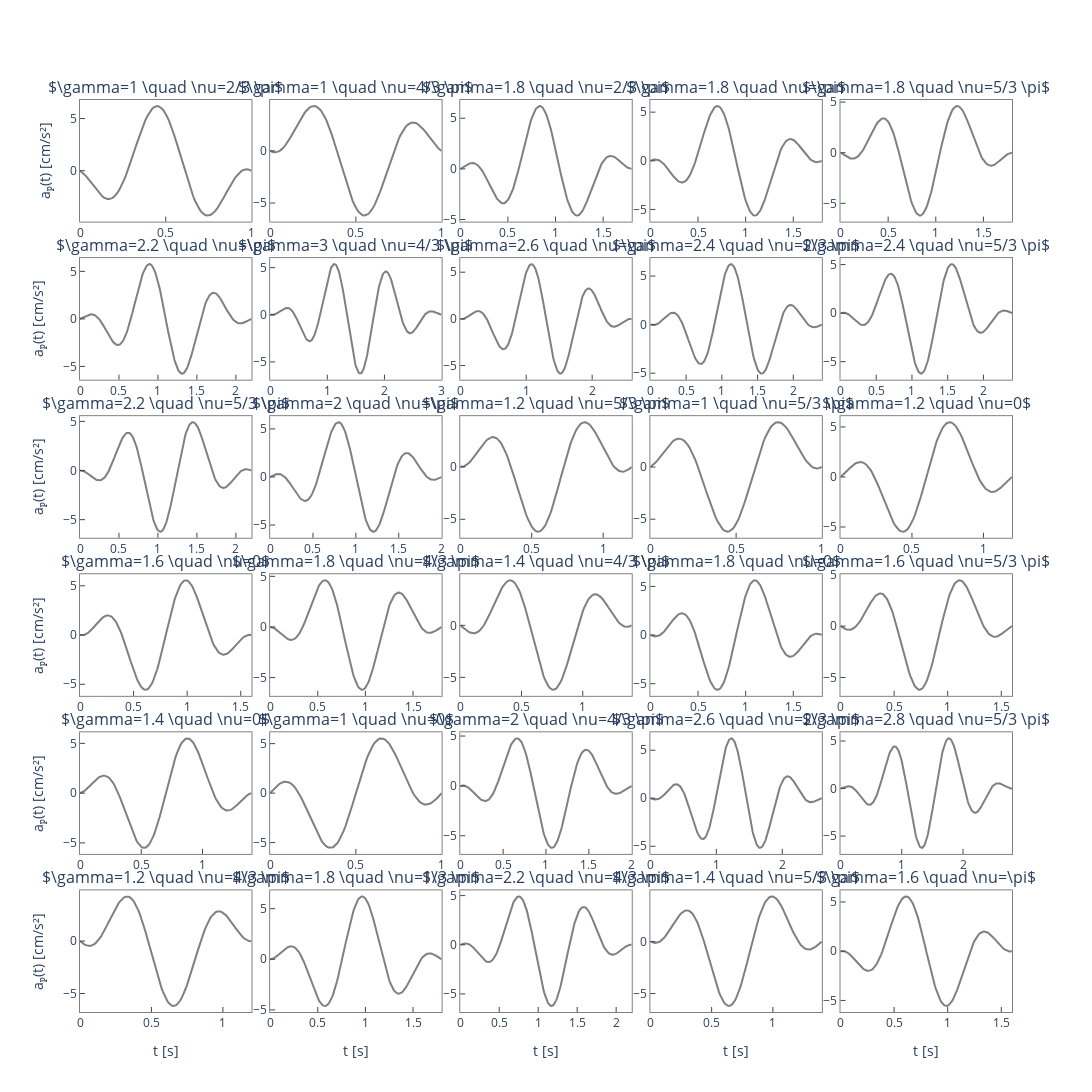

Write notebook code for a chart like this one.
### Code cell
import plotly.graph_objects as go
from plotly.subplots import make_subplots

# Create subplot figure with 2x2 grid
nrows = 6
ncols = 5
num = nrows * ncols
random_indices = random.sample(range(len(results)), num)
subresults = [results[i] for i in random_indices]

titles = [s.name for s in subresults]
fig = make_subplots(rows=nrows, cols=ncols, vertical_spacing=0.04, horizontal_spacing=0.02, subplot_titles=titles)

# Add traces for each randomly selected series
ix = 0
for rix, row in enumerate(range(nrows), 1):
    for cix, col in enumerate(range(ncols), 1):
        series = subresults[ix]
        fig.add_trace(
            go.Scatter(
                x=series.index,
                y=series.values,
                name=series.name,
                mode='lines',
                line=dict(color='gray')
            ),
            row=rix,
            col=cix
        )
        
        fig.update_xaxes(
            showgrid=False,
            ticks='inside',
            showline=True,
            linewidth=1,
            mirror=True,
            linecolor='gray',
            zerolinewidth=0.,
            row=rix,
            col=cix
        )

        fig.update_yaxes(
            showgrid=False,
            ticks='inside',
            showline=True,
            linewidth=1,
            mirror=True,
            linecolor='gray',
            zerolinewidth=0.,
            row=rix,
            col=cix
        )

        fig.update_layout(plot_bgcolor='rgba(0,0,0,0)')
        if rix == nrows:
            fig.update_xaxes(title_text='t [s]', row=rix, col=cix)
            fig.update_annotations(font=dict(size=12), row=rix, col=cix)
        if cix == 1:
            fig.update_yaxes(title_text='aₚ(t) [cm/s²]', row=rix, col=cix)

        ix += 1

pxs = 1440
fig.update_layout(
    width=pxs,
    height=nrows/ncols*pxs,
    showlegend=False
)
fig.write_image(FIGURES_DIR / 'pulse-params-2.pdf', engine='kaleido')
fig.show()

### Figure 1 — Plotly figure (JSON) as saved in the notebook; plotly's stock layout.template omitted (floating-point values rounded to 4 significant figures; data arrays with more than 128 entries replaced by an {"elided": "..."} marker saying what was removed)
{"data": [{"line": {"color": "gray"}, "mode": "lines", "name": "$\\gamma=1 \\quad \\nu=2/3 \\pi$", "type": "scatter", "x": [0.0, 0.01, 0.02, 0.03, 0.04, 0.05, 0.06, 0.07, 0.08, 0.09, 0.1, 0.11, 0.12, 0.13, 0.14, 0.15, 0.16, 0.17, 0.18, 0.19, 0.2, 0.21, 0.22, 0.23, 0.24, 0.25, 0.26, 0.27, 0.28, 0.29, 0.3, 0.31, 0.32, 0.33, 0.34, 0.35, 0.36, 0.37, 0.38, 0.39, 0.4, 0.41, 0.42, 0.43, 0.44, 0.45, 0.46, 0.47, 0.48, 0.49, 0.5, 0.51, 0.52, 0.53, 0.54, 0.55, 0.56, 0.57, 0.58, 0.59, 0.6, 0.61, 0.62, 0.63, 0.64, 0.65, 0.66, 0.67, 0.68, 0.69, 0.7, 0.71, 0.72, 0.73, 0.74, 0.75, 0.76, 0.77, 0.78, 0.79, 0.8, 0.81, 0.82, 0.83, 0.84, 0.85, 0.86, 0.87, 0.88, 0.89, 0.9, 0.91, 0.92, 0.93, 0.94, 0.95, 0.96, 0.97, 0.98, 0.99, 1.0], "xaxis": "x", "y": [-0.0, -0.1143, -0.2578, -0.4268, -0.6172, -0.8243, -1.043, -1.269, -1.496, -1.718, -1.931, -2.128, -2.305, -2.456, -2.577, -2.663, -2.711, -2.718, -2.682, -2.6, -2.471, -2.296, -2.075, -1.808, -1.499, -1.15, -0.7638, -0.3452, 0.1014, 0.5706, 1.057, 1.554, 2.056, 2.556, 3.047, 3.523, 3.978, 4.404, 4.797, 5.15, 5.459, 5.719, 5.925, 6.075, 6.166, 6.197, 6.167, 6.075, 5.922, 5.71, 5.441, 5.119, 4.747, 4.33, 3.872, 3.38, 2.859, 2.317, 1.759, 1.193, 0.6246, 0.06191, -0.4888, -1.021, -1.529, -2.006, -2.448, -2.85, -3.207, -3.518, -3.778, -3.986, -4.141, -4.243, -4.293, -4.291, -4.241, -4.144, -4.004, -3.825, -3.612, -3.37, -3.104, -2.819, -2.521, -2.217, -1.911, -1.611, -1.32, -1.045, -0.7897, -0.5591, -0.3568, -0.186, -0.0493, 0.05144, 0.115, 0.141, 0.1297, 0.08216, -1.046e-15], "yaxis": "y"}, {"line": {"color": "gray"}, "mode": "lines", "name": "$\\gamma=1 \\quad \\nu=4/3 \\pi$", "type": "scatter", "x": [0.0, 0.01, 0.02, 0.03, 0.04, 0.05, 0.06, 0.07, 0.08, 0.09, 0.1, 0.11, 0.12, 0.13, 0.14, 0.15, 0.16, 0.17, 0.18, 0.19, 0.2, 0.21, 0.22, 0.23, 0.24, 0.25, 0.26, 0.27, 0.28, 0.29, 0.3, 0.31, 0.32, 0.33, 0.34, 0.35, 0.36, 0.37, 0.38, 0.39, 0.4, 0.41, 0.42, 0.43, 0.44, 0.45, 0.46, 0.47, 0.48, 0.49, 0.5, 0.51, 0.52, 0.53, 0.54, 0.55, 0.56, 0.57, 0.58, 0.59, 0.6, 0.61, 0.62, 0.63, 0.64, 0.65, 0.66, 0.67, 0.68, 0.69, 0.7, 0.71, 0.72, 0.73, 0.74, 0.75, 0.76, 0.77, 0.78, 0.79, 0.8, 0.81, 0.82, 0.83, 0.84, 0.85, 0.86, 0.87, 0.88, 0.89, 0.9, 0.91, 0.92, 0.93, 0.94, 0.95, 0.96, 0.97, 0.98, 0.99, 1.0], "xaxis": "x2", "y": [-0.0, -0.08216, -0.1297, -0.141, -0.115, -0.05144, 0.0493, 0.186, 0.3568, 0.5591, 0.7897, 1.045, 1.32, 1.611, 1.911, 2.217, 2.521, 2.819, 3.104, 3.37, 3.612, 3.825, 4.004, 4.144, 4.241, 4.291, 4.293, 4.243, 4.141, 3.986, 3.778, 3.518, 3.207, 2.85, 2.448, 2.006, 1.529, 1.021, 0.4888, -0.06191, -0.6246, -1.193, -1.759, -2.317, -2.859, -3.38, -3.872, -4.33, -4.747, -5.119, -5.441, -5.71, -5.922, -6.075, -6.167, -6.197, -6.166, -6.075, -5.925, -5.719, -5.459, -5.15, -4.797, -4.404, -3.978, -3.523, -3.047, -2.556, -2.056, -1.554, -1.057, -0.5706, -0.1014, 0.3452, 0.7638, 1.15, 1.499, 1.808, 2.075, 2.296, 2.471, 2.6, 2.682, 2.718, 2.711, 2.663, 2.577, 2.456, 2.305, 2.128, 1.931, 1.718, 1.496, 1.269, 1.043, 0.8243, 0.6172, 0.4268, 0.2578, 0.1143, 3.488e-16], "yaxis": "y2"}, {"line": {"color": "gray"}, "mode": "lines", "name": "$\\gamma=1.8 \\quad \\nu=2/3 \\pi$", "type": "scatter", "x": {"elided": "181 float values"}, "xaxis": "x3", "y": {"elided": "181 float values"}, "yaxis": "y3"}, {"line": {"color": "gray"}, "mode": "lines", "name": "$\\gamma=1.8 \\quad \\nu=\\pi$", "type": "scatter", "x": {"elided": "181 float values"}, "xaxis": "x4", "y": {"elided": "181 float values"}, "yaxis": "y4"}, {"line": {"color": "gray"}, "mode": "lines", "name": "$\\gamma=1.8 \\quad \\nu=5/3 \\pi$", "type": "scatter", "x": {"elided": "181 float values"}, "xaxis": "x5", "y": {"elided": "181 float values"}, "yaxis": "y5"}, {"line": {"color": "gray"}, "mode": "lines", "name": "$\\gamma=2.2 \\quad \\nu=\\pi$", "type": "scatter", "x": {"elided": "221 float values"}, "xaxis": "x6", "y": {"elided": "221 float values"}, "yaxis": "y6"}, {"line": {"color": "gray"}, "mode": "lines", "name": "$\\gamma=3 \\quad \\nu=4/3 \\pi$", "type": "scatter", "x": {"elided": "301 float values"}, "xaxis": "x7", "y": {"elided": "301 float values"}, "yaxis": "y7"}, {"line": {"color": "gray"}, "mode": "lines", "name": "$\\gamma=2.6 \\quad \\nu=\\pi$", "type": "scatter", "x": {"elided": "261 float values"}, "xaxis": "x8", "y": {"elided": "261 float values"}, "yaxis": "y8"}, {"line": {"color": "gray"}, "mode": "lines", "name": "$\\gamma=2.4 \\quad \\nu=2/3 \\pi$", "type": "scatter", "x": {"elided": "241 float values"}, "xaxis": "x9", "y": {"elided": "241 float values"}, "yaxis": "y9"}, {"line": {"color": "gray"}, "mode": "lines", "name": "$\\gamma=2.4 \\quad \\nu=5/3 \\pi$", "type": "scatter", "x": {"elided": "241 float values"}, "xaxis": "x10", "y": {"elided": "241 float values"}, "yaxis": "y10"}, {"line": {"color": "gray"}, "mode": "lines", "name": "$\\gamma=2.2 \\quad \\nu=5/3 \\pi$", "type": "scatter", "x": {"elided": "221 float values"}, "xaxis": "x11", "y": {"elided": "221 float values"}, "yaxis": "y11"}, {"line": {"color": "gray"}, "mode": "lines", "name": "$\\gamma=2 \\quad \\nu=\\pi$", "type": "scatter", "x": {"elided": "201 float values"}, "xaxis": "x12", "y": {"elided": "201 float values"}, "yaxis": "y12"}, {"line": {"color": "gray"}, "mode": "lines", "name": "$\\gamma=1.2 \\quad \\nu=5/3 \\pi$", "type": "scatter", "x": [0.0, 0.01, 0.02, 0.03, 0.04, 0.05, 0.06, 0.07, 0.08, 0.09, 0.1, 0.11, 0.12, 0.13, 0.14, 0.15, 0.16, 0.17, 0.18, 0.19, 0.2, 0.21, 0.22, 0.23, 0.24, 0.25, 0.26, 0.27, 0.28, 0.29, 0.3, 0.31, 0.32, 0.33, 0.34, 0.35, 0.36, 0.37, 0.38, 0.39, 0.4, 0.41, 0.42, 0.43, 0.44, 0.45, 0.46, 0.47, 0.48, 0.49, 0.5, 0.51, 0.52, 0.53, 0.54, 0.55, 0.56, 0.57, 0.58, 0.59, 0.6, 0.61, 0.62, 0.63, 0.64, 0.65, 0.66, 0.67, 0.68, 0.69, 0.7, 0.71, 0.72, 0.73, 0.74, 0.75, 0.76, 0.77, 0.78, 0.79, 0.8, 0.81, 0.82, 0.83, 0.84, 0.85, 0.86, 0.87, 0.88, 0.89, 0.9, 0.91, 0.92, 0.93, 0.94, 0.95, 0.96, 0.97, 0.98, 0.99, 1.0, 1.01, 1.02, 1.03, 1.04, 1.05, 1.06, 1.07, 1.08, 1.09, 1.1, 1.11, 1.12, 1.13, 1.14, 1.15, 1.16, 1.17, 1.18, 1.19, 1.2], "xaxis": "x13", "y": [-3.488e-16, -0.001436, 0.02294, 0.07281, 0.1474, 0.2456, 0.3657, 0.5056, 0.663, 0.8352, 1.019, 1.211, 1.408, 1.607, 1.802, 1.991, 2.17, 2.335, 2.483, 2.609, 2.71, 2.784, 2.828, 2.84, 2.817, 2.758, 2.663, 2.53, 2.359, 2.151, 1.908, 1.629, 1.318, 0.9759, 0.6064, 0.2126, -0.2019, -0.6333, -1.077, -1.529, -1.985, -2.439, -2.887, -3.324, -3.746, -4.146, -4.522, -4.869, -5.182, -5.458, -5.693, -5.886, -6.033, -6.132, -6.182, -6.182, -6.132, -6.032, -5.882, -5.685, -5.441, -5.154, -4.826, -4.459, -4.059, -3.629, -3.173, -2.696, -2.203, -1.699, -1.189, -0.677, -0.1695, 0.3291, 0.814, 1.28, 1.724, 2.141, 2.528, 2.881, 3.197, 3.475, 3.712, 3.907, 4.059, 4.167, 4.233, 4.256, 4.238, 4.181, 4.086, 3.957, 3.796, 3.606, 3.392, 3.156, 2.903, 2.636, 2.361, 2.08, 1.799, 1.521, 1.25, 0.9902, 0.7441, 0.5152, 0.3061, 0.1193, -0.04321, -0.18, -0.29, -0.3725, -0.4275, -0.4551, -0.4562, -0.4319, -0.3839, -0.3142, -0.2252, -0.1194, -8.72e-16], "yaxis": "y13"}, {"line": {"color": "gray"}, "mode": "lines", "name": "$\\gamma=1 \\quad \\nu=5/3 \\pi$", "type": "scatter", "x": [0.0, 0.01, 0.02, 0.03, 0.04, 0.05, 0.06, 0.07, 0.08, 0.09, 0.1, 0.11, 0.12, 0.13, 0.14, 0.15, 0.16, 0.17, 0.18, 0.19, 0.2, 0.21, 0.22, 0.23, 0.24, 0.25, 0.26, 0.27, 0.28, 0.29, 0.3, 0.31, 0.32, 0.33, 0.34, 0.35, 0.36, 0.37, 0.38, 0.39, 0.4, 0.41, 0.42, 0.43, 0.44, 0.45, 0.46, 0.47, 0.48, 0.49, 0.5, 0.51, 0.52, 0.53, 0.54, 0.55, 0.56, 0.57, 0.58, 0.59, 0.6, 0.61, 0.62, 0.63, 0.64, 0.65, 0.66, 0.67, 0.68, 0.69, 0.7, 0.71, 0.72, 0.73, 0.74, 0.75, 0.76, 0.77, 0.78, 0.79, 0.8, 0.81, 0.82, 0.83, 0.84, 0.85, 0.86, 0.87, 0.88, 0.89, 0.9, 0.91, 0.92, 0.93, 0.94, 0.95, 0.96, 0.97, 0.98, 0.99, 1.0], "xaxis": "x14", "y": [-0.0, 0.1143, 0.2578, 0.4268, 0.6172, 0.8243, 1.043, 1.269, 1.496, 1.718, 1.931, 2.128, 2.305, 2.456, 2.577, 2.663, 2.711, 2.718, 2.682, 2.6, 2.471, 2.296, 2.075, 1.808, 1.499, 1.15, 0.7638, 0.3452, -0.1014, -0.5706, -1.057, -1.554, -2.056, -2.556, -3.047, -3.523, -3.978, -4.404, -4.797, -5.15, -5.459, -5.719, -5.925, -6.075, -6.166, -6.197, -6.167, -6.075, -5.922, -5.71, -5.441, -5.119, -4.747, -4.33, -3.872, -3.38, -2.859, -2.317, -1.759, -1.193, -0.6246, -0.06191, 0.4888, 1.021, 1.529, 2.006, 2.448, 2.85, 3.207, 3.518, 3.778, 3.986, 4.141, 4.243, 4.293, 4.291, 4.241, 4.144, 4.004, 3.825, 3.612, 3.37, 3.104, 2.819, 2.521, 2.217, 1.911, 1.611, 1.32, 1.045, 0.7897, 0.5591, 0.3568, 0.186, 0.0493, -0.05144, -0.115, -0.141, -0.1297, -0.08216, -3.488e-16], "yaxis": "y14"}, {"line": {"color": "gray"}, "mode": "lines", "name": "$\\gamma=1.2 \\quad \\nu=0$", "type": "scatter", "x": [0.0, 0.01, 0.02, 0.03, 0.04, 0.05, 0.06, 0.07, 0.08, 0.09, 0.1, 0.11, 0.12, 0.13, 0.14, 0.15, 0.16, 0.17, 0.18, 0.19, 0.2, 0.21, 0.22, 0.23, 0.24, 0.25, 0.26, 0.27, 0.28, 0.29, 0.3, 0.31, 0.32, 0.33, 0.34, 0.35, 0.36, 0.37, 0.38, 0.39, 0.4, 0.41, 0.42, 0.43, 0.44, 0.45, 0.46, 0.47, 0.48, 0.49, 0.5, 0.51, 0.52, 0.53, 0.54, 0.55, 0.56, 0.57, 0.58, 0.59, 0.6, 0.61, 0.62, 0.63, 0.64, 0.65, 0.66, 0.67, 0.68, 0.69, 0.7, 0.71, 0.72, 0.73, 0.74, 0.75, 0.76, 0.77, 0.78, 0.79, 0.8, 0.81, 0.82, 0.83, 0.84, 0.85, 0.86, 0.87, 0.88, 0.89, 0.9, 0.91, 0.92, 0.93, 0.94, 0.95, 0.96, 0.97, 0.98, 0.99, 1.0, 1.01, 1.02, 1.03, 1.04, 1.05, 1.06, 1.07, 1.08, 1.09, 1.1, 1.11, 1.12, 1.13, 1.14, 1.15, 1.16, 1.17, 1.18, 1.19, 1.2], "xaxis": "x15", "y": [-3.488e-16, 0.118, 0.2481, 0.387, 0.5314, 0.6775, 0.8218, 0.9607, 1.09, 1.208, 1.309, 1.391, 1.451, 1.487, 1.496, 1.476, 1.426, 1.345, 1.232, 1.087, 0.911, 0.7039, 0.4676, 0.2037, -0.08552, -0.3974, -0.7289, -1.077, -1.437, -1.806, -2.179, -2.552, -2.921, -3.28, -3.626, -3.955, -4.261, -4.54, -4.789, -5.004, -5.182, -5.32, -5.415, -5.466, -5.47, -5.427, -5.336, -5.198, -5.012, -4.781, -4.505, -4.187, -3.829, -3.435, -3.009, -2.553, -2.073, -1.572, -1.057, -0.531, 2.237e-15, 0.531, 1.057, 1.572, 2.073, 2.553, 3.009, 3.435, 3.829, 4.187, 4.505, 4.781, 5.012, 5.198, 5.336, 5.427, 5.47, 5.466, 5.415, 5.32, 5.182, 5.004, 4.789, 4.54, 4.261, 3.955, 3.626, 3.28, 2.921, 2.552, 2.179, 1.806, 1.437, 1.077, 0.7289, 0.3974, 0.08552, -0.2037, -0.4676, -0.7039, -0.911, -1.087, -1.232, -1.345, -1.426, -1.476, -1.496, -1.487, -1.451, -1.391, -1.309, -1.208, -1.09, -0.9607, -0.8218, -0.6775, -0.5314, -0.387, -0.2481, -0.118, 3.837e-15], "yaxis": "y15"}, {"line": {"color": "gray"}, "mode": "lines", "name": "$\\gamma=1.6 \\quad \\nu=0$", "type": "scatter", "x": {"elided": "161 float values"}, "xaxis": "x16", "y": {"elided": "161 float values"}, "yaxis": "y16"}, {"line": {"color": "gray"}, "mode": "lines", "name": "$\\gamma=1.8 \\quad \\nu=4/3 \\pi$", "type": "scatter", "x": {"elided": "181 float values"}, "xaxis": "x17", "y": {"elided": "181 float values"}, "yaxis": "y17"}, {"line": {"color": "gray"}, "mode": "lines", "name": "$\\gamma=1.4 \\quad \\nu=4/3 \\pi$", "type": "scatter", "x": {"elided": "141 float values"}, "xaxis": "x18", "y": {"elided": "141 float values"}, "yaxis": "y18"}, {"line": {"color": "gray"}, "mode": "lines", "name": "$\\gamma=1.8 \\quad \\nu=0$", "type": "scatter", "x": {"elided": "181 float values"}, "xaxis": "x19", "y": {"elided": "181 float values"}, "yaxis": "y19"}, {"line": {"color": "gray"}, "mode": "lines", "name": "$\\gamma=1.6 \\quad \\nu=5/3 \\pi$", "type": "scatter", "x": {"elided": "161 float values"}, "xaxis": "x20", "y": {"elided": "161 float values"}, "yaxis": "y20"}, {"line": {"color": "gray"}, "mode": "lines", "name": "$\\gamma=1.4 \\quad \\nu=0$", "type": "scatter", "x": {"elided": "141 float values"}, "xaxis": "x21", "y": {"elided": "141 float values"}, "yaxis": "y21"}, {"line": {"color": "gray"}, "mode": "lines", "name": "$\\gamma=1 \\quad \\nu=0$", "type": "scatter", "x": [0.0, 0.01, 0.02, 0.03, 0.04, 0.05, 0.06, 0.07, 0.08, 0.09, 0.1, 0.11, 0.12, 0.13, 0.14, 0.15, 0.16, 0.17, 0.18, 0.19, 0.2, 0.21, 0.22, 0.23, 0.24, 0.25, 0.26, 0.27, 0.28, 0.29, 0.3, 0.31, 0.32, 0.33, 0.34, 0.35, 0.36, 0.37, 0.38, 0.39, 0.4, 0.41, 0.42, 0.43, 0.44, 0.45, 0.46, 0.47, 0.48, 0.49, 0.5, 0.51, 0.52, 0.53, 0.54, 0.55, 0.56, 0.57, 0.58, 0.59, 0.6, 0.61, 0.62, 0.63, 0.64, 0.65, 0.66, 0.67, 0.68, 0.69, 0.7, 0.71, 0.72, 0.73, 0.74, 0.75, 0.76, 0.77, 0.78, 0.79, 0.8, 0.81, 0.82, 0.83, 0.84, 0.85, 0.86, 0.87, 0.88, 0.89, 0.9, 0.91, 0.92, 0.93, 0.94, 0.95, 0.96, 0.97, 0.98, 0.99, 1.0], "xaxis": "x22", "y": [-0.0, 0.1965, 0.3875, 0.5678, 0.7322, 0.8758, 0.9941, 1.083, 1.139, 1.159, 1.141, 1.083, 0.9848, 0.8453, 0.6653, 0.4462, 0.1901, -0.1005, -0.422, -0.7704, -1.141, -1.529, -1.929, -2.336, -2.742, -3.142, -3.529, -3.898, -4.242, -4.556, -4.834, -5.072, -5.263, -5.406, -5.495, -5.529, -5.507, -5.426, -5.286, -5.088, -4.834, -4.526, -4.166, -3.758, -3.307, -2.817, -2.295, -1.745, -1.175, -0.591, -3.847e-16, 0.591, 1.175, 1.745, 2.295, 2.817, 3.307, 3.758, 4.166, 4.526, 4.834, 5.088, 5.286, 5.426, 5.507, 5.529, 5.495, 5.406, 5.263, 5.072, 4.834, 4.556, 4.242, 3.898, 3.529, 3.142, 2.742, 2.336, 1.929, 1.529, 1.141, 0.7704, 0.422, 0.1005, -0.1901, -0.4462, -0.6653, -0.8453, -0.9848, -1.083, -1.141, -1.159, -1.139, -1.083, -0.9941, -0.8758, -0.7322, -0.5678, -0.3875, -0.1965, -7.695e-16], "yaxis": "y22"}, {"line": {"color": "gray"}, "mode": "lines", "name": "$\\gamma=2 \\quad \\nu=4/3 \\pi$", "type": "scatter", "x": {"elided": "201 float values"}, "xaxis": "x23", "y": {"elided": "201 float values"}, "yaxis": "y23"}, {"line": {"color": "gray"}, "mode": "lines", "name": "$\\gamma=2.6 \\quad \\nu=2/3 \\pi$", "type": "scatter", "x": {"elided": "261 float values"}, "xaxis": "x24", "y": {"elided": "261 float values"}, "yaxis": "y24"}, {"line": {"color": "gray"}, "mode": "lines", "name": "$\\gamma=2.8 \\quad \\nu=5/3 \\pi$", "type": "scatter", "x": {"elided": "281 float values"}, "xaxis": "x25", "y": {"elided": "281 float values"}, "yaxis": "y25"}, {"line": {"color": "gray"}, "mode": "lines", "name": "$\\gamma=1.2 \\quad \\nu=4/3 \\pi$", "type": "scatter", "x": [0.0, 0.01, 0.02, 0.03, 0.04, 0.05, 0.06, 0.07, 0.08, 0.09, 0.1, 0.11, 0.12, 0.13, 0.14, 0.15, 0.16, 0.17, 0.18, 0.19, 0.2, 0.21, 0.22, 0.23, 0.24, 0.25, 0.26, 0.27, 0.28, 0.29, 0.3, 0.31, 0.32, 0.33, 0.34, 0.35, 0.36, 0.37, 0.38, 0.39, 0.4, 0.41, 0.42, 0.43, 0.44, 0.45, 0.46, 0.47, 0.48, 0.49, 0.5, 0.51, 0.52, 0.53, 0.54, 0.55, 0.56, 0.57, 0.58, 0.59, 0.6, 0.61, 0.62, 0.63, 0.64, 0.65, 0.66, 0.67, 0.68, 0.69, 0.7, 0.71, 0.72, 0.73, 0.74, 0.75, 0.76, 0.77, 0.78, 0.79, 0.8, 0.81, 0.82, 0.83, 0.84, 0.85, 0.86, 0.87, 0.88, 0.89, 0.9, 0.91, 0.92, 0.93, 0.94, 0.95, 0.96, 0.97, 0.98, 0.99, 1.0, 1.01, 1.02, 1.03, 1.04, 1.05, 1.06, 1.07, 1.08, 1.09, 1.1, 1.11, 1.12, 1.13, 1.14, 1.15, 1.16, 1.17, 1.18, 1.19, 1.2], "xaxis": "x26", "y": [-1.744e-16, -0.1194, -0.2252, -0.3142, -0.3839, -0.4319, -0.4562, -0.4551, -0.4275, -0.3725, -0.29, -0.18, -0.04321, 0.1193, 0.3061, 0.5152, 0.7441, 0.9902, 1.25, 1.521, 1.799, 2.08, 2.361, 2.636, 2.903, 3.156, 3.392, 3.606, 3.796, 3.957, 4.086, 4.181, 4.238, 4.256, 4.233, 4.167, 4.059, 3.907, 3.712, 3.475, 3.197, 2.881, 2.528, 2.141, 1.724, 1.28, 0.814, 0.3291, -0.1695, -0.677, -1.189, -1.699, -2.203, -2.696, -3.173, -3.629, -4.059, -4.459, -4.826, -5.154, -5.441, -5.685, -5.882, -6.032, -6.132, -6.182, -6.182, -6.132, -6.033, -5.886, -5.693, -5.458, -5.182, -4.869, -4.522, -4.146, -3.746, -3.324, -2.887, -2.439, -1.985, -1.529, -1.077, -0.6333, -0.2019, 0.2126, 0.6064, 0.9759, 1.318, 1.629, 1.908, 2.151, 2.359, 2.53, 2.663, 2.758, 2.817, 2.84, 2.828, 2.784, 2.71, 2.609, 2.483, 2.335, 2.17, 1.991, 1.802, 1.607, 1.408, 1.211, 1.019, 0.8352, 0.663, 0.5056, 0.3657, 0.2456, 0.1474, 0.07281, 0.02294, -0.001436, -0.0], "yaxis": "y26"}, {"line": {"color": "gray"}, "mode": "lines", "name": "$\\gamma=1.8 \\quad \\nu=1/3 \\pi$", "type": "scatter", "x": {"elided": "181 float values"}, "xaxis": "x27", "y": {"elided": "181 float values"}, "yaxis": "y27"}, {"line": {"color": "gray"}, "mode": "lines", "name": "$\\gamma=2.2 \\quad \\nu=4/3 \\pi$", "type": "scatter", "x": {"elided": "221 float values"}, "xaxis": "x28", "y": {"elided": "221 float values"}, "yaxis": "y28"}, {"line": {"color": "gray"}, "mode": "lines", "name": "$\\gamma=1.4 \\quad \\nu=5/3 \\pi$", "type": "scatter", "x": {"elided": "141 float values"}, "xaxis": "x29", "y": {"elided": "141 float values"}, "yaxis": "y29"}, {"line": {"color": "gray"}, "mode": "lines", "name": "$\\gamma=1.6 \\quad \\nu=\\pi$", "type": "scatter", "x": {"elided": "161 float values"}, "xaxis": "x30", "y": {"elided": "161 float values"}, "yaxis": "y30"}], "layout": {"annotations": [{"font": {"size": 16}, "showarrow": false, "text": "$\\gamma=1 \\quad \\nu=2/3 \\pi$", "x": 0.092, "xanchor": "center", "xref": "paper", "y": 1, "yanchor": "bottom", "yref": "paper"}, {"font": {"size": 16}, "showarrow": false, "text": "$\\gamma=1 \\quad \\nu=4/3 \\pi$", "x": 0.296, "xanchor": "center", "xref": "paper", "y": 1, "yanchor": "bottom", "yref": "paper"}, {"font": {"size": 16}, "showarrow": false, "text": "$\\gamma=1.8 \\quad \\nu=2/3 \\pi$", "x": 0.5, "xanchor": "center", "xref": "paper", "y": 1, "yanchor": "bottom", "yref": "paper"}, {"font": {"size": 16}, "showarrow": false, "text": "$\\gamma=1.8 \\quad \\nu=\\pi$", "x": 0.704, "xanchor": "center", "xref": "paper", "y": 1, "yanchor": "bottom", "yref": "paper"}, {"font": {"size": 16}, "showarrow": false, "text": "$\\gamma=1.8 \\quad \\nu=5/3 \\pi$", "x": 0.908, "xanchor": "center", "xref": "paper", "y": 1, "yanchor": "bottom", "yref": "paper"}, {"font": {"size": 16}, "showarrow": false, "text": "$\\gamma=2.2 \\quad \\nu=\\pi$", "x": 0.092, "xanchor": "center", "xref": "paper", "y": 0.8267, "yanchor": "bottom", "yref": "paper"}, {"font": {"size": 16}, "showarrow": false, "text": "$\\gamma=3 \\quad \\nu=4/3 \\pi$", "x": 0.296, "xanchor": "center", "xref": "paper", "y": 0.8267, "yanchor": "bottom", "yref": "paper"}, {"font": {"size": 16}, "showarrow": false, "text": "$\\gamma=2.6 \\quad \\nu=\\pi$", "x": 0.5, "xanchor": "center", "xref": "paper", "y": 0.8267, "yanchor": "bottom", "yref": "paper"}, {"font": {"size": 16}, "showarrow": false, "text": "$\\gamma=2.4 \\quad \\nu=2/3 \\pi$", "x": 0.704, "xanchor": "center", "xref": "paper", "y": 0.8267, "yanchor": "bottom", "yref": "paper"}, {"font": {"size": 16}, "showarrow": false, "text": "$\\gamma=2.4 \\quad \\nu=5/3 \\pi$", "x": 0.908, "xanchor": "center", "xref": "paper", "y": 0.8267, "yanchor": "bottom", "yref": "paper"}, {"font": {"size": 16}, "showarrow": false, "text": "$\\gamma=2.2 \\quad \\nu=5/3 \\pi$", "x": 0.092, "xanchor": "center", "xref": "paper", "y": 0.6533, "yanchor": "bottom", "yref": "paper"}, {"font": {"size": 16}, "showarrow": false, "text": "$\\gamma=2 \\quad \\nu=\\pi$", "x": 0.296, "xanchor": "center", "xref": "paper", "y": 0.6533, "yanchor": "bottom", "yref": "paper"}, {"font": {"size": 16}, "showarrow": false, "text": "$\\gamma=1.2 \\quad \\nu=5/3 \\pi$", "x": 0.5, "xanchor": "center", "xref": "paper", "y": 0.6533, "yanchor": "bottom", "yref": "paper"}, {"font": {"size": 16}, "showarrow": false, "text": "$\\gamma=1 \\quad \\nu=5/3 \\pi$", "x": 0.704, "xanchor": "center", "xref": "paper", "y": 0.6533, "yanchor": "bottom", "yref": "paper"}, {"font": {"size": 16}, "showarrow": false, "text": "$\\gamma=1.2 \\quad \\nu=0$", "x": 0.908, "xanchor": "center", "xref": "paper", "y": 0.6533, "yanchor": "bottom", "yref": "paper"}, {"font": {"size": 16}, "showarrow": false, "text": "$\\gamma=1.6 \\quad \\nu=0$", "x": 0.092, "xanchor": "center", "xref": "paper", "y": 0.48, "yanchor": "bottom", "yref": "paper"}, {"font": {"size": 16}, "showarrow": false, "text": "$\\gamma=1.8 \\quad \\nu=4/3 \\pi$", "x": 0.296, "xanchor": "center", "xref": "paper", "y": 0.48, "yanchor": "bottom", "yref": "paper"}, {"font": {"size": 16}, "showarrow": false, "text": "$\\gamma=1.4 \\quad \\nu=4/3 \\pi$", "x": 0.5, "xanchor": "center", "xref": "paper", "y": 0.48, "yanchor": "bottom", "yref": "paper"}, {"font": {"size": 16}, "showarrow": false, "text": "$\\gamma=1.8 \\quad \\nu=0$", "x": 0.704, "xanchor": "center", "xref": "paper", "y": 0.48, "yanchor": "bottom", "yref": "paper"}, {"font": {"size": 16}, "showarrow": false, "text": "$\\gamma=1.6 \\quad \\nu=5/3 \\pi$", "x": 0.908, "xanchor": "center", "xref": "paper", "y": 0.48, "yanchor": "bottom", "yref": "paper"}, {"font": {"size": 16}, "showarrow": false, "text": "$\\gamma=1.4 \\quad \\nu=0$", "x": 0.092, "xanchor": "center", "xref": "paper", "y": 0.3067, "yanchor": "bottom", "yref": "paper"}, {"font": {"size": 16}, "showarrow": false, "text": "$\\gamma=1 \\quad \\nu=0$", "x": 0.296, "xanchor": "center", "xref": "paper", "y": 0.3067, "yanchor": "bottom", "yref": "paper"}, {"font": {"size": 16}, "showarrow": false, "text": "$\\gamma=2 \\quad \\nu=4/3 \\pi$", "x": 0.5, "xanchor": "center", "xref": "paper", "y": 0.3067, "yanchor": "bottom", "yref": "paper"}, {"font": {"size": 16}, "showarrow": false, "text": "$\\gamma=2.6 \\quad \\nu=2/3 \\pi$", "x": 0.704, "xanchor": "center", "xref": "paper", "y": 0.3067, "yanchor": "bottom", "yref": "paper"}, {"font": {"size": 16}, "showarrow": false, "text": "$\\gamma=2.8 \\quad \\nu=5/3 \\pi$", "x": 0.908, "xanchor": "center", "xref": "paper", "y": 0.3067, "yanchor": "bottom", "yref": "paper"}, {"font": {"size": 16}, "showarrow": false, "text": "$\\gamma=1.2 \\quad \\nu=4/3 \\pi$", "x": 0.092, "xanchor": "center", "xref": "paper", "y": 0.1333, "yanchor": "bottom", "yref": "paper"}, {"font": {"size": 16}, "showarrow": false, "text": "$\\gamma=1.8 \\quad \\nu=1/3 \\pi$", "x": 0.296, "xanchor": "center", "xref": "paper", "y": 0.1333, "yanchor": "bottom", "yref": "paper"}, {"font": {"size": 16}, "showarrow": false, "text": "$\\gamma=2.2 \\quad \\nu=4/3 \\pi$", "x": 0.5, "xanchor": "center", "xref": "paper", "y": 0.1333, "yanchor": "bottom", "yref": "paper"}, {"font": {"size": 16}, "showarrow": false, "text": "$\\gamma=1.4 \\quad \\nu=5/3 \\pi$", "x": 0.704, "xanchor": "center", "xref": "paper", "y": 0.1333, "yanchor": "bottom", "yref": "paper"}, {"font": {"size": 16}, "showarrow": false, "text": "$\\gamma=1.6 \\quad \\nu=\\pi$", "x": 0.908, "xanchor": "center", "xref": "paper", "y": 0.1333, "yanchor": "bottom", "yref": "paper"}], "height": 1728, "plot_bgcolor": "rgba(0,0,0,0)", "showlegend": false, "width": 1440, "xaxis": {"anchor": "y", "domain": [0, 0.184], "linecolor": "gray", "linewidth": 1, "mirror": true, "showgrid": false, "showline": true, "ticks": "inside", "zerolinewidth": 0}, "xaxis10": {"anchor": "y10", "domain": [0.816, 1], "linecolor": "gray", "linewidth": 1, "mirror": true, "showgrid": false, "showline": true, "ticks": "inside", "zerolinewidth": 0}, "xaxis11": {"anchor": "y11", "domain": [0, 0.184], "linecolor": "gray", "linewidth": 1, "mirror": true, "showgrid": false, "showline": true, "ticks": "inside", "zerolinewidth": 0}, "xaxis12": {"anchor": "y12", "domain": [0.204, 0.388], "linecolor": "gray", "linewidth": 1, "mirror": true, "showgrid": false, "showline": true, "ticks": "inside", "zerolinewidth": 0}, "xaxis13": {"anchor": "y13", "domain": [0.408, 0.592], "linecolor": "gray", "linewidth": 1, "mirror": true, "showgrid": false, "showline": true, "ticks": "inside", "zerolinewidth": 0}, "xaxis14": {"anchor": "y14", "domain": [0.612, 0.796], "linecolor": "gray", "linewidth": 1, "mirror": true, "showgrid": false, "showline": true, "ticks": "inside", "zerolinewidth": 0}, "xaxis15": {"anchor": "y15", "domain": [0.816, 1], "linecolor": "gray", "linewidth": 1, "mirror": true, "showgrid": false, "showline": true, "ticks": "inside", "zerolinewidth": 0}, "xaxis16": {"anchor": "y16", "domain": [0, 0.184], "linecolor": "gray", "linewidth": 1, "mirror": true, "showgrid": false, "showline": true, "ticks": "inside", "zerolinewidth": 0}, "xaxis17": {"anchor": "y17", "domain": [0.204, 0.388], "linecolor": "gray", "linewidth": 1, "mirror": true, "showgrid": false, "showline": true, "ticks": "inside", "zerolinewidth": 0}, "xaxis18": {"anchor": "y18", "domain": [0.408, 0.592], "linecolor": "gray", "linewidth": 1, "mirror": true, "showgrid": false, "showline": true, "ticks": "inside", "zerolinewidth": 0}, "xaxis19": {"anchor": "y19", "domain": [0.612, 0.796], "linecolor": "gray", "linewidth": 1, "mirror": true, "showgrid": false, "showline": true, "ticks": "inside", "zerolinewidth": 0}, "xaxis2": {"anchor": "y2", "domain": [0.204, 0.388], "linecolor": "gray", "linewidth": 1, "mirror": true, "showgrid": false, "showline": true, "ticks": "inside", "zerolinewidth": 0}, "xaxis20": {"anchor": "y20", "domain": [0.816, 1], "linecolor": "gray", "linewidth": 1, "mirror": true, "showgrid": false, "showline": true, "ticks": "inside", "zerolinewidth": 0}, "xaxis21": {"anchor": "y21", "domain": [0, 0.184], "linecolor": "gray", "linewidth": 1, "mirror": true, "showgrid": false, "showline": true, "ticks": "inside", "zerolinewidth": 0}, "xaxis22": {"anchor": "y22", "domain": [0.204, 0.388], "linecolor": "gray", "linewidth": 1, "mirror": true, "showgrid": false, "showline": true, "ticks": "inside", "zerolinewidth": 0}, "xaxis23": {"anchor": "y23", "domain": [0.408, 0.592], "linecolor": "gray", "linewidth": 1, "mirror": true, "showgrid": false, "showline": true, "ticks": "inside", "zerolinewidth": 0}, "xaxis24": {"anchor": "y24", "domain": [0.612, 0.796], "linecolor": "gray", "linewidth": 1, "mirror": true, "showgrid": false, "showline": true, "ticks": "inside", "zerolinewidth": 0}, "xaxis25": {"anchor": "y25", "domain": [0.816, 1], "linecolor": "gray", "linewidth": 1, "mirror": true, "showgrid": false, "showline": true, "ticks": "inside", "zerolinewidth": 0}, "xaxis26": {"anchor": "y26", "domain": [0, 0.184], "linecolor": "gray", "linewidth": 1, "mirror": true, "showgrid": false, "showline": true, "ticks": "inside", "title": {"text": "t [s]"}, "zerolinewidth": 0}, "xaxis27": {"anchor": "y27", "domain": [0.204, 0.388], "linecolor": "gray", "linewidth": 1, "mirror": true, "showgrid": false, "showline": true, "ticks": "inside", "title": {"text": "t [s]"}, "zerolinewidth": 0}, "xaxis28": {"anchor": "y28", "domain": [0.408, 0.592], "linecolor": "gray", "linewidth": 1, "mirror": true, "showgrid": false, "showline": true, "ticks": "inside", "title": {"text": "t [s]"}, "zerolinewidth": 0}, "xaxis29": {"anchor": "y29", "domain": [0.612, 0.796], "linecolor": "gray", "linewidth": 1, "mirror": true, "showgrid": false, "showline": true, "ticks": "inside", "title": {"text": "t [s]"}, "zerolinewidth": 0}, "xaxis3": {"anchor": "y3", "domain": [0.408, 0.592], "linecolor": "gray", "linewidth": 1, "mirror": true, "showgrid": false, "showline": true, "ticks": "inside", "zerolinewidth": 0}, "xaxis30": {"anchor": "y30", "domain": [0.816, 1], "linecolor": "gray", "linewidth": 1, "mirror": true, "showgrid": false, "showline": true, "ticks": "inside", "title": {"text": "t [s]"}, "zerolinewidth": 0}, "xaxis4": {"anchor": "y4", "domain": [0.612, 0.796], "linecolor": "gray", "linewidth": 1, "mirror": true, "showgrid": false, "showline": true, "ticks": "inside", "zerolinewidth": 0}, "xaxis5": {"anchor": "y5", "domain": [0.816, 1], "linecolor": "gray", "linewidth": 1, "mirror": true, "showgrid": false, "showline": true, "ticks": "inside", "zerolinewidth": 0}, "xaxis6": {"anchor": "y6", "domain": [0, 0.184], "linecolor": "gray", "linewidth": 1, "mirror": true, "showgrid": false, "showline": true, "ticks": "inside", "zerolinewidth": 0}, "xaxis7": {"anchor": "y7", "domain": [0.204, 0.388], "linecolor": "gray", "linewidth": 1, "mirror": true, "showgrid": false, "showline": true, "ticks": "inside", "zerolinewidth": 0}, "xaxis8": {"anchor": "y8", "domain": [0.408, 0.592], "linecolor": "gray", "linewidth": 1, "mirror": true, "showgrid": false, "showline": true, "ticks": "inside", "zerolinewidth": 0}, "xaxis9": {"anchor": "y9", "domain": [0.612, 0.796], "linecolor": "gray", "linewidth": 1, "mirror": true, "showgrid": false, "showline": true, "ticks": "inside", "zerolinewidth": 0}, "yaxis": {"anchor": "x", "domain": [0.8667, 1], "linecolor": "gray", "linewidth": 1, "mirror": true, "showgrid": false, "showline": true, "ticks": "inside", "title": {"text": "aₚ(t) [cm/s²]"}, "zerolinewidth": 0}, "yaxis10": {"anchor": "x10", "domain": [0.6933, 0.8267], "linecolor": "gray", "linewidth": 1, "mirror": true, "showgrid": false, "showline": true, "ticks": "inside", "zerolinewidth": 0}, "yaxis11": {"anchor": "x11", "domain": [0.52, 0.6533], "linecolor": "gray", "linewidth": 1, "mirror": true, "showgrid": false, "showline": true, "ticks": "inside", "title": {"text": "aₚ(t) [cm/s²]"}, "zerolinewidth": 0}, "yaxis12": {"anchor": "x12", "domain": [0.52, 0.6533], "linecolor": "gray", "linewidth": 1, "mirror": true, "showgrid": false, "showline": true, "ticks": "inside", "zerolinewidth": 0}, "yaxis13": {"anchor": "x13", "domain": [0.52, 0.6533], "linecolor": "gray", "linewidth": 1, "mirror": true, "showgrid": false, "showline": true, "ticks": "inside", "zerolinewidth": 0}, "yaxis14": {"anchor": "x14", "domain": [0.52, 0.6533], "linecolor": "gray", "linewidth": 1, "mirror": true, "showgrid": false, "showline": true, "ticks": "inside", "zerolinewidth": 0}, "yaxis15": {"anchor": "x15", "domain": [0.52, 0.6533], "linecolor": "gray", "linewidth": 1, "mirror": true, "showgrid": false, "showline": true, "ticks": "inside", "zerolinewidth": 0}, "yaxis16": {"anchor": "x16", "domain": [0.3467, 0.48], "linecolor": "gray", "linewidth": 1, "mirror": true, "showgrid": false, "showline": true, "ticks": "inside", "title": {"text": "aₚ(t) [cm/s²]"}, "zerolinewidth": 0}, "yaxis17": {"anchor": "x17", "domain": [0.3467, 0.48], "linecolor": "gray", "linewidth": 1, "mirror": true, "showgrid": false, "showline": true, "ticks": "inside", "zerolinewidth": 0}, "yaxis18": {"anchor": "x18", "domain": [0.3467, 0.48], "linecolor": "gray", "linewidth": 1, "mirror": true, "showgrid": false, "showline": true, "ticks": "inside", "zerolinewidth": 0}, "yaxis19": {"anchor": "x19", "domain": [0.3467, 0.48], "linecolor": "gray", "linewidth": 1, "mirror": true, "showgrid": false, "showline": true, "ticks": "inside", "zerolinewidth": 0}, "yaxis2": {"anchor": "x2", "domain": [0.8667, 1], "linecolor": "gray", "linewidth": 1, "mirror": true, "showgrid": false, "showline": true, "ticks": "inside", "zerolinewidth": 0}, "yaxis20": {"anchor": "x20", "domain": [0.3467, 0.48], "linecolor": "gray", "linewidth": 1, "mirror": true, "showgrid": false, "showline": true, "ticks": "inside", "zerolinewidth": 0}, "yaxis21": {"anchor": "x21", "domain": [0.1733, 0.3067], "linecolor": "gray", "linewidth": 1, "mirror": true, "showgrid": false, "showline": true, "ticks": "inside", "title": {"text": "aₚ(t) [cm/s²]"}, "zerolinewidth": 0}, "yaxis22": {"anchor": "x22", "domain": [0.1733, 0.3067], "linecolor": "gray", "linewidth": 1, "mirror": true, "showgrid": false, "showline": true, "ticks": "inside", "zerolinewidth": 0}, "yaxis23": {"anchor": "x23", "domain": [0.1733, 0.3067], "linecolor": "gray", "linewidth": 1, "mirror": true, "showgrid": false, "showline": true, "ticks": "inside", "zerolinewidth": 0}, "yaxis24": {"anchor": "x24", "domain": [0.1733, 0.3067], "linecolor": "gray", "linewidth": 1, "mirror": true, "showgrid": false, "showline": true, "ticks": "inside", "zerolinewidth": 0}, "yaxis25": {"anchor": "x25", "domain": [0.1733, 0.3067], "linecolor": "gray", "linewidth": 1, "mirror": true, "showgrid": false, "showline": true, "ticks": "inside", "zerolinewidth": 0}, "yaxis26": {"anchor": "x26", "domain": [0, 0.1333], "linecolor": "gray", "linewidth": 1, "mirror": true, "showgrid": false, "showline": true, "ticks": "inside", "title": {"text": "aₚ(t) [cm/s²]"}, "zerolinewidth": 0}, "yaxis27": {"anchor": "x27", "domain": [0, 0.1333], "linecolor": "gray", "linewidth": 1, "mirror": true, "showgrid": false, "showline": true, "ticks": "inside", "zerolinewidth": 0}, "yaxis28": {"anchor": "x28", "domain": [0, 0.1333], "linecolor": "gray", "linewidth": 1, "mirror": true, "showgrid": false, "showline": true, "ticks": "inside", "zerolinewidth": 0}, "yaxis29": {"anchor": "x29", "domain": [0, 0.1333], "linecolor": "gray", "linewidth": 1, "mirror": true, "showgrid": false, "showline": true, "ticks": "inside", "zerolinewidth": 0}, "yaxis3": {"anchor": "x3", "domain": [0.8667, 1], "linecolor": "gray", "linewidth": 1, "mirror": true, "showgrid": false, "showline": true, "ticks": "inside", "zerolinewidth": 0}, "yaxis30": {"anchor": "x30", "domain": [0, 0.1333], "linecolor": "gray", "linewidth": 1, "mirror": true, "showgrid": false, "showline": true, "ticks": "inside", "zerolinewidth": 0}, "yaxis4": {"anchor": "x4", "domain": [0.8667, 1], "linecolor": "gray", "linewidth": 1, "mirror": true, "showgrid": false, "showline": true, "ticks": "inside", "zerolinewidth": 0}, "yaxis5": {"anchor": "x5", "domain": [0.8667, 1], "linecolor": "gray", "linewidth": 1, "mirror": true, "showgrid": false, "showline": true, "ticks": "inside", "zerolinewidth": 0}, "yaxis6": {"anchor": "x6", "domain": [0.6933, 0.8267], "linecolor": "gray", "linewidth": 1, "mirror": true, "showgrid": false, "showline": true, "ticks": "inside", "title": {"text": "aₚ(t) [cm/s²]"}, "zerolinewidth": 0}, "yaxis7": {"anchor": "x7", "domain": [0.6933, 0.8267], "linecolor": "gray", "linewidth": 1, "mirror": true, "showgrid": false, "showline": true, "ticks": "inside", "zerolinewidth": 0}, "yaxis8": {"anchor": "x8", "domain": [0.6933, 0.8267], "linecolor": "gray", "linewidth": 1, "mirror": true, "showgrid": false, "showline": true, "ticks": "inside", "zerolinewidth": 0}, "yaxis9": {"anchor": "x9", "domain": [0.6933, 0.8267], "linecolor": "gray", "linewidth": 1, "mirror": true, "showgrid": false, "showline": true, "ticks": "inside", "zerolinewidth": 0}}}
